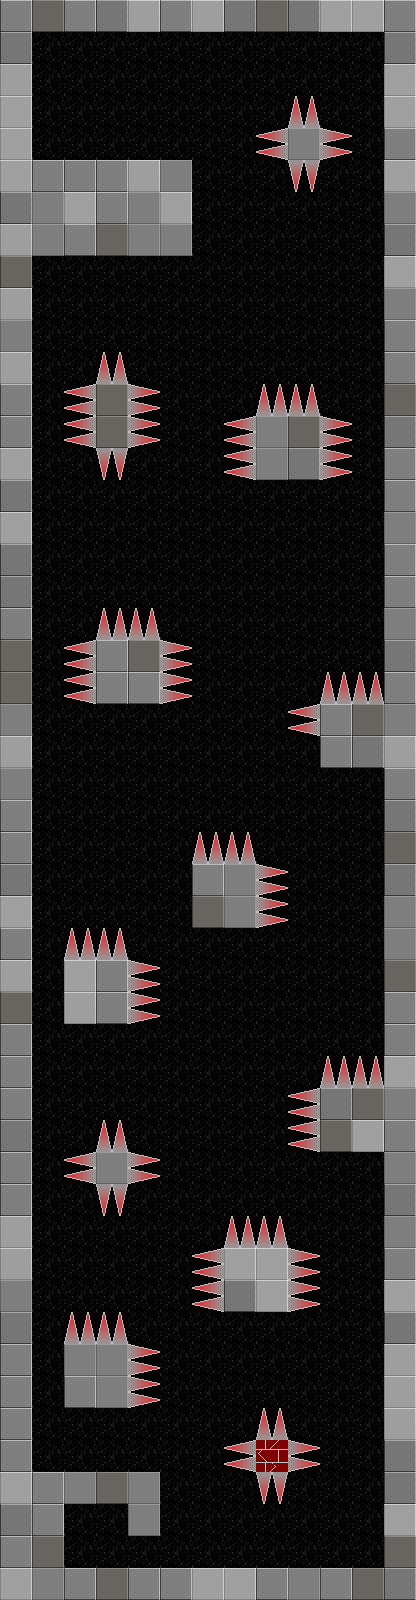

The image is a tile-based game level rendered from a .tmx file. Its description and source (layers, tilesets, objects; grid data summarised) follow:
An orthogonal 13x50 tile map with 32x32 px tiles, 1 tile layer (tileLayer1) and 2 objects (Start, End).

<map version="1.0" orientation="orthogonal" width="13" height="50" tilewidth="32" tileheight="32">
 <tileset firstgid="1" source="tilesMap.tsx" />
 <layer name="tileLayer1" width="13" height="50">
  <data>[650 cells, 650 non-empty, 13 distinct tile ids]</data>
 </layer>
 <objectgroup name="objLayer1" width="13" height="50">
  <object name="playerStart" type="Start" x="68" y="107" width="77" height="50" />
  <object name="end" type="End" x="71" y="1512" width="50" height="60" />
 </objectgroup>
</map>